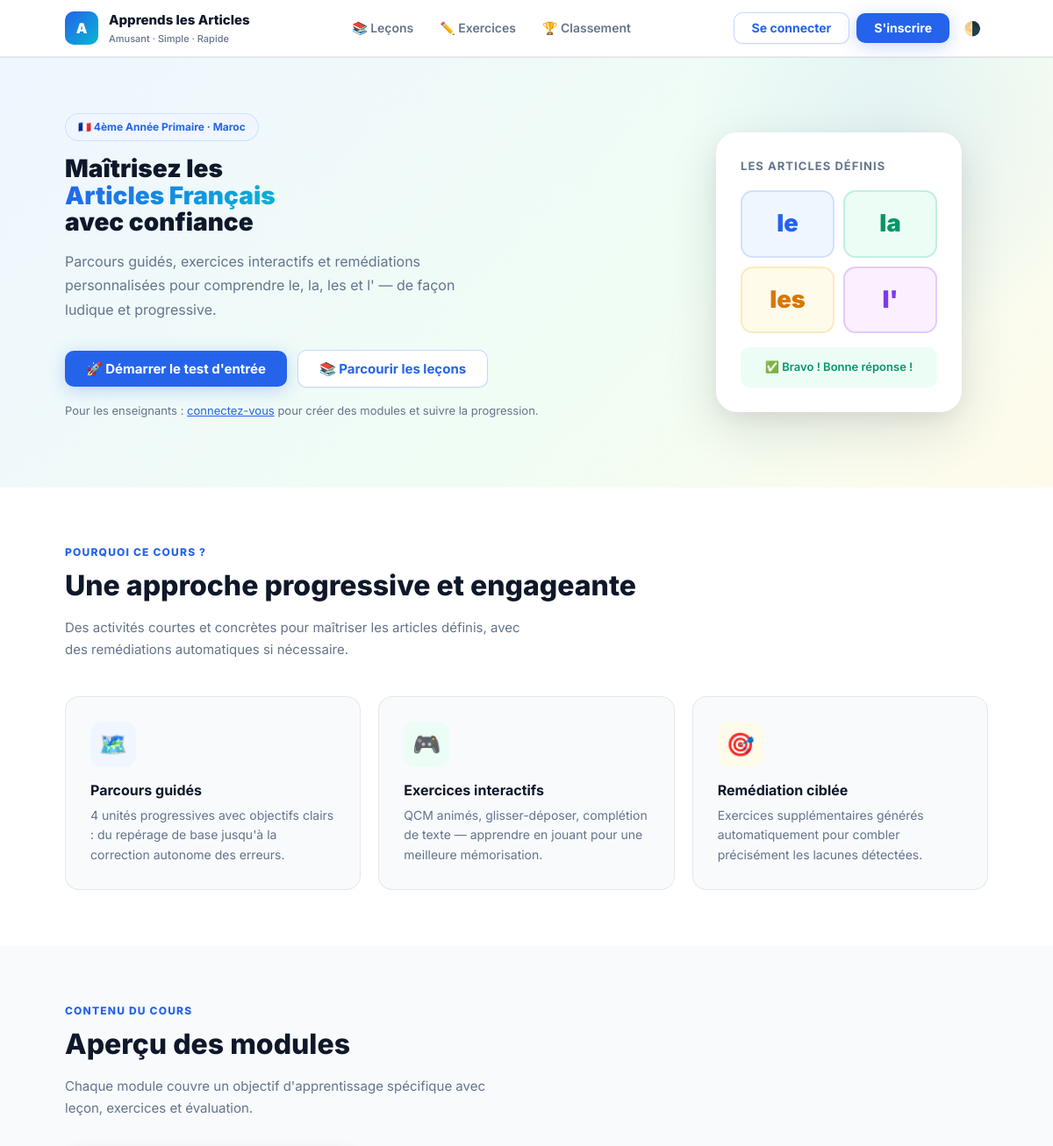
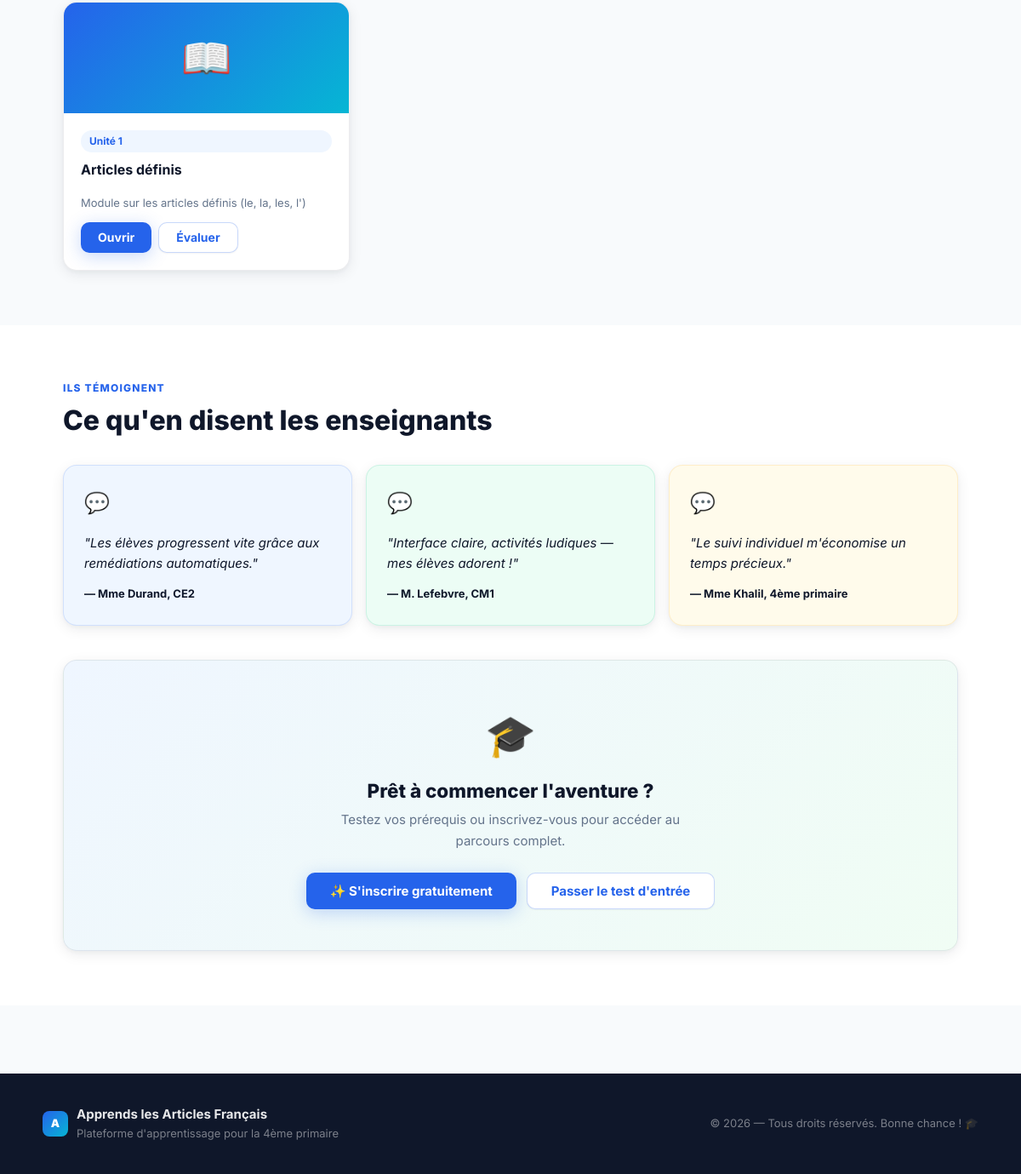
The page / on the database its author committed (2 pictures, top to bottom).
### tables this page shows
CREATE TABLE modules (
  id INT AUTO_INCREMENT PRIMARY KEY,
  title VARCHAR(255) NOT NULL,
  description TEXT,
  `order` INT DEFAULT 0,
  created_by INT NULL,
  cover_image VARCHAR(255) NULL,
  FOREIGN KEY (created_by) REFERENCES users(id) ON DELETE SET NULL
);

### public/index.php (the view, shortened to what this page needs)
<?php
require_once __DIR__.'/../src/auth.php';
$stmt = $pdo->query('SELECT m.*, COALESCE(u.display_name, u.username) AS creator_name FROM modules m LEFT JOIN users u ON m.created_by = u.id ORDER BY m.`order`');
$modules = $stmt->fetchAll();
$first = $modules[0] ?? null;
$icons = ['📖','✏️','🎯','🌟','📝','🏆','💡','🔤'];
$colors = [
  'linear-gradient(135deg,#2563EB,#06b6d4)',
  'linear-gradient(135deg,#10B981,#059669)',
  'linear-gradient(135deg,#F59E0B,#d97706)',
  'linear-gradient(135deg,#7c3aed,#a855f7)',
];
?><!doctype html>
<html lang="fr"><head>
<link rel="stylesheet" href="/assets/css/style.css">
</head><body>
<?php require_once __DIR__.'/../src/partials/header.php'; ?>
<section class="hero">
  <div class="app-container">
    <div class="rd-hero-grid">
      <div class="rd-anim">
        <div class="rd-hero-badge">🇫🇷 4ème Année Primaire · Maroc</div>
        <h1 class="rd-hero-title">
          Maîtrisez les<br>
          <span class="rd-hl">Articles Français</span><br>
          avec confiance
        </h1>
        <p class="rd-hero-sub">
          Parcours guidés, exercices interactifs et remédiations personnalisées
          pour comprendre le, la, les et l' — de façon ludique et progressive.
        </p>
        <div class="rd-hero-actions">
          <a class="btn" href="/entrance.php?module_id=<?= $first ? $first['id'] : 1 ?>" style="padding:13px 24px!important;font-size:15px!important">
            🚀 Démarrer le test d'entrée
          </a>
          <a class="btn secondary" href="/lesson.php?unit_id=1" style="padding:13px 24px!important;font-size:15px!important">
            📚 Parcourir les leçons
          </a>
        </div>
        <p class="muted" style="margin-top:16px;font-size:13px">
          Pour les enseignants : <a href="/login.php">connectez-vous</a> pour créer des modules et suivre la progression.
        </p>
      </div>
      <div class="rd-hero-visual rd-anim rd-d1">
        <div class="rd-float-card">
          <div style="font-size:13px;font-weight:700;color:var(--rd-muted);text-transform:uppercase;letter-spacing:0.08em">Les articles définis</div>
          <div class="rd-article-grid">
            <div class="rd-article-tile">le</div>
            <div class="rd-article-tile t-la">la</div>
            <div class="rd-article-tile t-les">les</div>
            <div class="rd-article-tile t-l">l'</div>
          </div>
          <div style="margin-top:16px;padding:12px;background:var(--rd-success-light);border-radius:10px;font-size:13px;color:var(--rd-success-dark);font-weight:600;text-align:center">
            ✅ Bravo ! Bonne réponse !
          </div>
        </div>
      </div>
    </div>
  </div>
</section>
<section class="rd-section rd-section-white">
  <div class="rd-section-inner">
    <div class="rd-label">Pourquoi ce cours ?</div>
    <h2 class="rd-heading">Une approche progressive et engageante</h2>
    <p class="rd-desc">Des activités courtes et concrètes pour maîtriser les articles définis, avec des remédiations automatiques si nécessaire.</p>
    <div class="rd-feature-grid">
      <div class="rd-feat rd-anim">
        <div class="rd-feat-icon rd-feat-icon-blue">🗺️</div>
        <h3 class="rd-feat-title">Parcours guidés</h3>
        <p>4 unités progressives avec objectifs clairs : du repérage de base jusqu'à la correction autonome des erreurs.</p>
      </div>
      <div class="rd-feat rd-anim rd-d1">
        <div class="rd-feat-icon rd-feat-icon-green">🎮</div>
        <h3 class="rd-feat-title">Exercices interactifs</h3>
        <p>QCM animés, glisser-déposer, complétion de texte — apprendre en jouant pour une meilleure mémorisation.</p>
      </div>
      <div class="rd-feat rd-anim rd-d2">
        <div class="rd-feat-icon rd-feat-icon-amber">🎯</div>
        <h3 class="rd-feat-title">Remédiation ciblée</h3>
        <p>Exercices supplémentaires générés automatiquement pour combler précisément les lacunes détectées.</p>
      </div>
    </div>
  </div>
</section>
<section class="rd-section">
  <div class="rd-section-inner">
    <div class="rd-label">Contenu du cours</div>
    <h2 class="rd-heading">Aperçu des modules</h2>
    <p class="rd-desc">Chaque module couvre un objectif d'apprentissage spécifique avec leçon, exercices et évaluation.</p>
    <?php if (empty($modules)): ?>
      <div class="card" style="margin-top:32px;text-align:center;padding:48px!important">
        <div style="font-size:3rem;margin-bottom:12px">📭</div>
        <h3>Aucun module disponible</h3>
        <p class="muted">Les enseignants peuvent créer des modules depuis leur tableau de bord.</p>
        <a class="btn secondary" href="/login.php" style="margin-top:12px">Se connecter</a>
      </div>
    <?php else: ?>
      <div class="grid" style="margin-top:32px">
        <?php foreach ($modules as $i => $m): ?>
        <div class="lesson-card card rd-anim" style="animation-delay:<?= $i * 60 ?>ms">
          <?php if (!empty($m['cover_image'])): ?>
            <img src="<?= htmlspecialchars($m['cover_image']) ?>" alt="cover" class="module-cover">
          <?php else: ?>
            <div class="rd-mod-top" style="background:<?= $colors[$i % count($colors)] ?>">
              <span><?= $icons[$i % count($icons)] ?></span>
            </div>
          <?php endif; ?>
          <div class="rd-mod-body">
            <div class="rd-level-badge">Unité <?= $i + 1 ?></div>
            <h3><?= htmlspecialchars($m['title']) ?></h3>
            <p class="muted" style="font-size:13px;flex:1;margin-bottom:0"><?= htmlspecialchars($m['description']) ?></p>
            <div class="rd-mod-actions">
              <a class="btn" href="/module.php?id=<?= $m['id'] ?>">Ouvrir</a>
              <a class="btn secondary" href="/pretest.php?module_id=<?= $m['id'] ?>">Évaluer</a>
            </div>
          </div>
        </div>
        <?php endforeach; ?>
      </div>
    <?php endif; ?>
  </div>
</section>
<section class="rd-section rd-section-white">
  <div class="rd-section-inner">
    <div class="rd-label">Ils témoignent</div>
    <h2 class="rd-heading">Ce qu'en disent les enseignants</h2>
    <div style="display:grid;grid-template-columns:repeat(auto-fit,minmax(220px,1fr));gap:16px;margin-top:32px">
      <div class="card rd-anim" style="background:var(--rd-primary-light)!important;border-color:rgba(37,99,235,0.15)!important">
        <div style="font-size:24px;margin-bottom:10px">💬</div>
        <p style="font-style:italic;color:var(--rd-text);margin-bottom:10px">"Les élèves progressent vite grâce aux remédiations automatiques."</p>
        <strong style="font-size:13px">— Mme Durand, CE2</strong>
      </div>
      <div class="card rd-anim rd-d1" style="background:var(--rd-success-light)!important;border-color:rgba(16,185,129,0.15)!important">
        <div style="font-size:24px;margin-bottom:10px">💬</div>
        <p style="font-style:italic;color:var(--rd-text);margin-bottom:10px">"Interface claire, activités ludiques — mes élèves adorent !"</p>
        <strong style="font-size:13px">— M. Lefebvre, CM1</strong>
      </div>
      <div class="card rd-anim rd-d2" style="background:var(--rd-warning-light)!important;border-color:rgba(245,158,11,0.15)!important">
        <div style="font-size:24px;margin-bottom:10px">💬</div>
        <p style="font-style:italic;color:var(--rd-text);margin-bottom:10px">"Le suivi individuel m'économise un temps précieux."</p>
        <strong style="font-size:13px">— Mme Khalil, 4ème primaire</strong>
      </div>
    </div>
    <div class="card rd-anim" style="margin-top:40px;text-align:center;padding:48px!important;background:linear-gradient(135deg,#EFF6FF,#F0FDF4)!important">
      <div style="font-size:3rem;margin-bottom:12px">🎓</div>
      <h3 style="font-size:1.4rem;font-weight:800;margin-bottom:8px">Prêt à commencer l'aventure ?</h3>
      <p class="muted" style="max-width:420px;margin:0 auto 24px">Testez vos prérequis ou inscrivez-vous pour accéder au parcours complet.</p>
      <div style="display:flex;gap:12px;justify-content:center;flex-wrap:wrap">
        <a class="btn" href="/register.php" style="padding:13px 28px!important;font-size:15px!important">✨ S'inscrire gratuitement</a>
        <a class="btn secondary" href="/entrance.php?module_id=<?= $first ? $first['id'] : 1 ?>" style="padding:13px 28px!important;font-size:15px!important">Passer le test d'entrée</a>
      </div>
    </div>
  </div>
</section>
<?php require_once __DIR__.'/../src/partials/footer.php'; ?>
</body></html>

### public/assets/css/style.css (style rules this page uses)
:root { --color-bg: #f7fbff; --color-surface: #ffffff; --color-muted: #6b7280; --color-primary: #3D8AF7; --color-primary-600: #376fd0; --color-accent: #FFB74D; --color-success: #10B981; --color-danger: #EF4444; --color-glass: rgba(255,255,255,0.6); --font-sans: Inter, system-ui, -apple-system, "Segoe UI", Roboto, "Helvetica Neue", Arial; --space-1: 4px; --space-2: 8px; --space-3: 12px; --space-4: 16px; --space-5: 20px; --space-6: 24px; --space-7: 32px; --space-8: 40px; --radius-sm: 8px; --radius: 14px; --radius-lg: 20px; --shadow-sm: 0 4px 12px rgba(15,23,42,0.06); --shadow-md: 0 8px 24px rgba(15,23,42,0.08); --ease-fast: cubic-bezier(.2,.9,.2,1); --transition-fast: 180ms var(--ease-fast); }
* { box-sizing:border-box }
html,body { height:100% }
body { margin:0;padding:20px 36px;font-family:var(--font-sans); background:linear-gradient(180deg, #f0fbff 0%, var(--color-bg) 100%); color:var(--color-muted); -webkit-font-smoothing:antialiased; -moz-osx-font-smoothing:grayscale; }
.app-container { max-width:1100px;margin:0 auto }
.card { background:var(--color-surface);border-radius:var(--radius);box-shadow:var(--shadow-md);padding:18px }
.btn { display:inline-flex;align-items:center;gap:8px;padding:10px 14px;border-radius:12px;background:var(--color-primary);color:#fff;border:0;cursor:pointer;font-weight:700;box-shadow:var(--shadow-sm);transition:transform var(--transition-fast),box-shadow var(--transition-fast),filter var(--transition-fast) }
.btn.secondary { background:transparent;color:var(--color-primary);border:2px solid rgba(61,138,247,0.08);box-shadow:none }
.hero { display:grid;grid-template-columns:1fr 360px;gap:20px;align-items:center;margin-bottom:20px }
.hero h1 { margin:0;font-size:28px }
.muted { color:var(--muted) }
.grid { display:grid;grid-template-columns:repeat(auto-fit,minmax(260px,1fr));gap:16px }
.lesson-card { padding:16px;border-radius:12px;background:linear-gradient(180deg,#fff,#fbfdff) }
.lesson-card h3 { margin:0 0 8px 0 }
.muted { color:var(--color-muted) }

### rows shown on the page
modules: icons "📖", title "Articles définis", description "Module sur les articles définis (le, la, les, l')"
